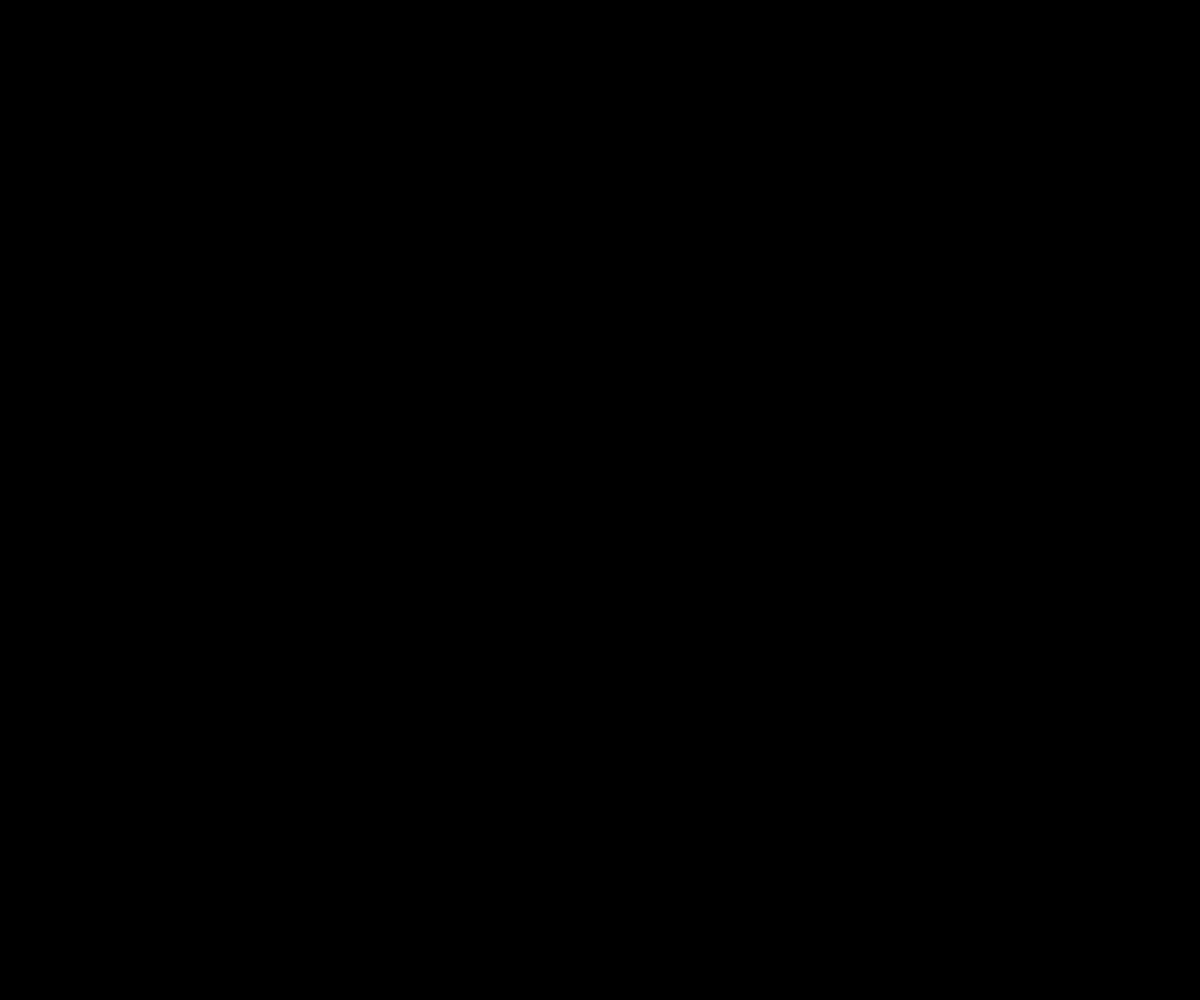
Frame 1 (no input)
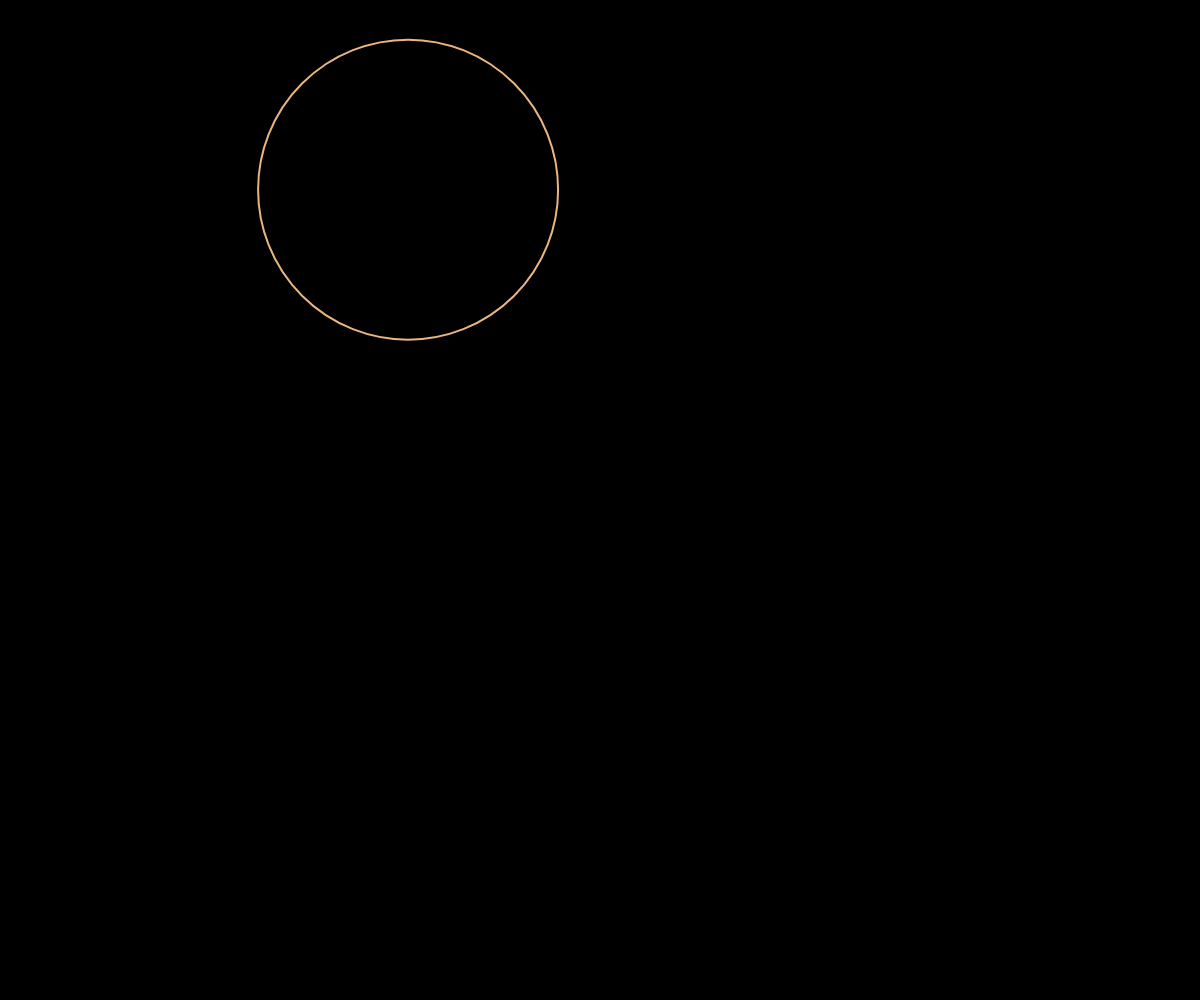
Frame 60 (no input)
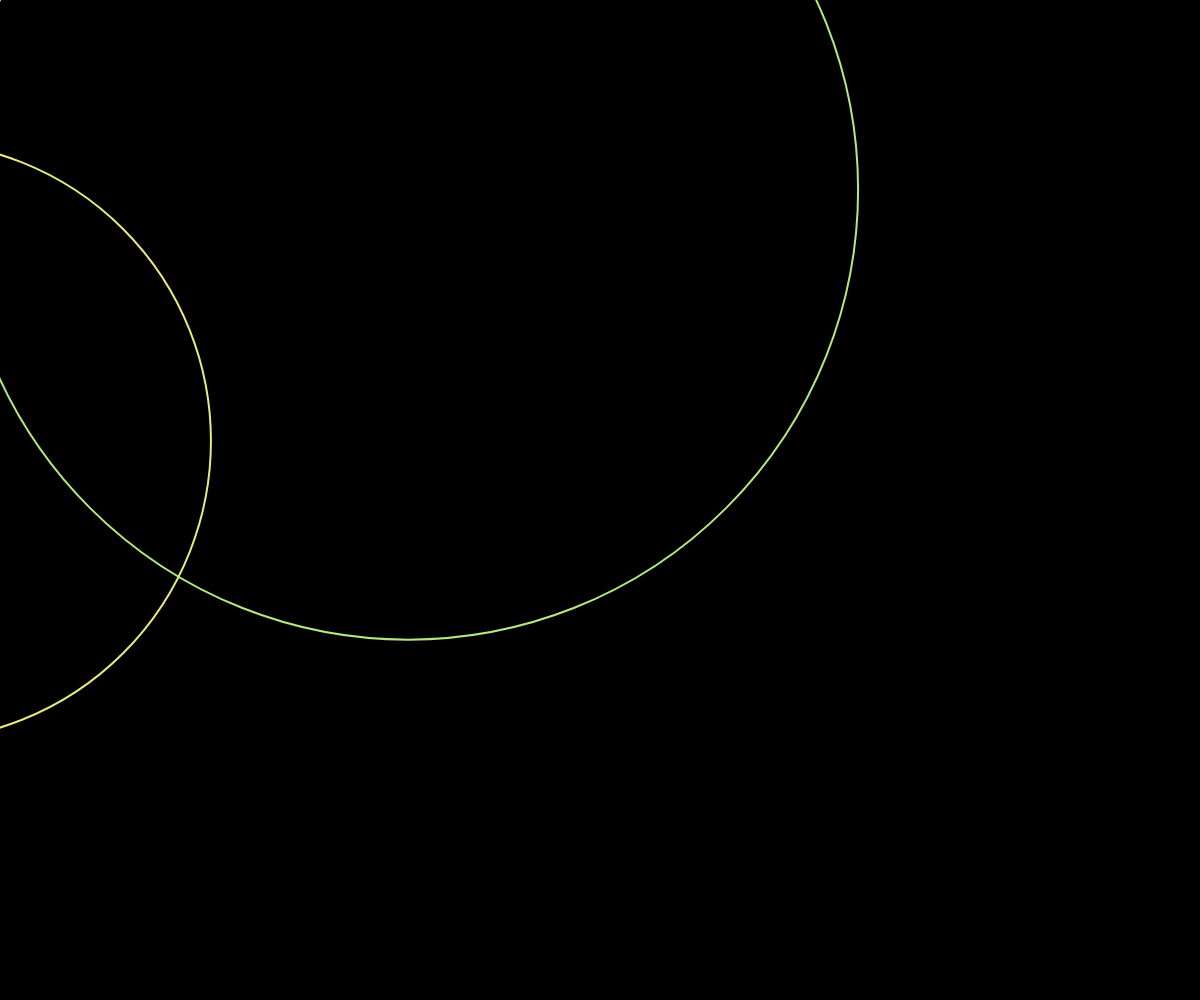
Frame 120 (the mouse pressed at the canvas centre since frame 60)

The p5.js sketch that drew these frames (run headless with seeded random() and noise() and a simulated clock; from frame 60 on, the mouse is pressed at the canvas centre):

// p5.js sketch
// ── sketch.js
let circles = [];

let r;
let theta, vel, acc;

function setup() {
    createCanvas(windowWidth, windowHeight);
    r = height * 0.45;
    theta = 0;
    vel = 0;
    acc = 0.001;
}

function draw() {
    background(0);

    let x = r * cos(theta);
    let y = r * sin(theta);

    if (frameCount % 30 == 0) {
        circles.push(new Circle(x, y));
    }

    for (let i = 0; i < circles.length; i++) {
        circles[i].display();
    }

    vel += acc;
    theta += vel;

}
class Circle {
    diam = 0;
    c = 0;

    constructor(x, y) {
        this.x = x;
        this.y = y;
        this.diam = 0;
        this.c = 0;
        colorMode(HSL, 360);

    }

    display() {
        if (this.c >= 360) {
            this.c = 0;
        } else {
            this.c++;
        }

        strokeWeight(2);
        stroke(this.c, 255, 255);
        noFill();
        ellipse(this.x, this.y, this.diam, this.diam);

        this.diam += 10;
    }

}
